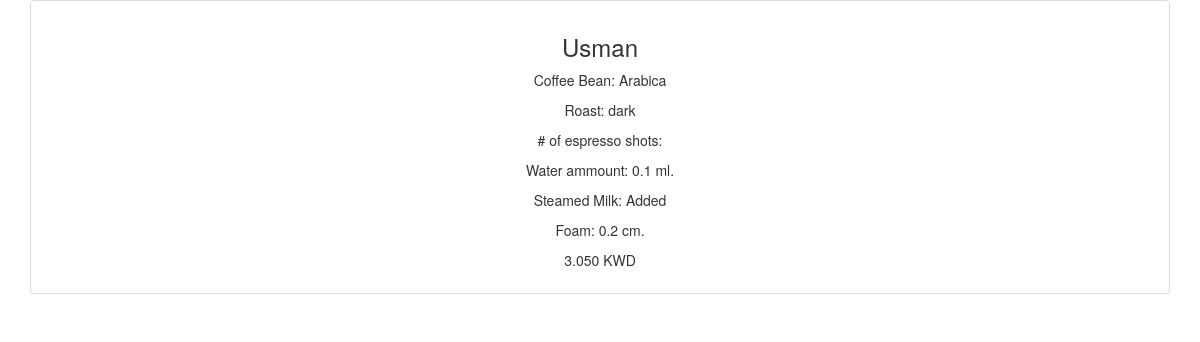
The page /simsim/detail/8 (signed in) on the database its author committed.
### simsim/models.py (models this page shows, shortened)
class Coffee(models.Model):
	user = models.ForeignKey(User, on_delete=models.PROTECT)
	name = models.CharField(max_length=120)
	espresso_shot = models.PositiveIntegerField(default=1)
	bean = models.ForeignKey(Bean, on_delete=models.PROTECT)
	roast = models.ForeignKey(Roast, on_delete=models.PROTECT)
	syrups = models.ManyToManyField(Syrup, blank=True)
	powders = models.ManyToManyField(Powder, blank=True)
	water = models.FloatField(default=0.1)
	steamed_milk = models.BooleanField()
	foam = models.FloatField(default=0.2)
	extra_instructions = models.TextField(null=True, blank=True)
	price = models.DecimalField(max_digits=6, decimal_places=3, null=True)

class Bean(models.Model):
	name = models.CharField(max_length=120)
	price = models.DecimalField(max_digits=5, decimal_places=3, null=True)
	def __str__(self):
		return self.name

class Roast(models.Model):
	name = models.CharField(max_length=120)
	price = models.DecimalField(max_digits=5, decimal_places=3, null=True)
	def __str__(self):
		return self.name

### simsim/views.py (the view)
# urls.py: path('detail/<int:coffee_id>',views.detail,name='detail'),
def detail(request, coffee_id):
	if not request.user.is_authenticated:
		return redirect('simsim:login')
	coffee = Coffee.objects.get(id=coffee_id)
	if not (request.user == coffee.user or request.user.is_superuser or request.user.is_staff):
		raise Http404
	context = {
	'coffee': coffee,
	}
	return render(request, 'detail.html', context)

### simsim/templates/detail.html (shortened to what this page needs)
{% extends "base.html" %}
{% block content %}
<div class="row">
<div class="col-sm-12">
    <div class="thumbnail text-center">
        <div class="caption">
            <h3>{{coffee.name}}</h3>
            <p>Coffee Bean: {{coffee.bean}}</p>
            <p>Roast: {{coffee.roast}}</p>
            <p># of espresso shots: {{coffee.espresso_shots}}</p>
            <p>Water ammount: {{coffee.water}} ml.</p>
            <p>Steamed Milk: {% if coffee.steamed_milk %}Added {% else %}No Milk {% endif %}</p>
            <p>Foam: {{coffee.foam}} cm.</p>
            <p>{{coffee.price}} KWD</p>
        </div>
    </div>
</div>
</div>
{% endblock content %}

### rows shown on the page
Coffee: name "Usman", bean "Arabica", roast "dark", water "0.1", foam "0.2", price "3.050"
